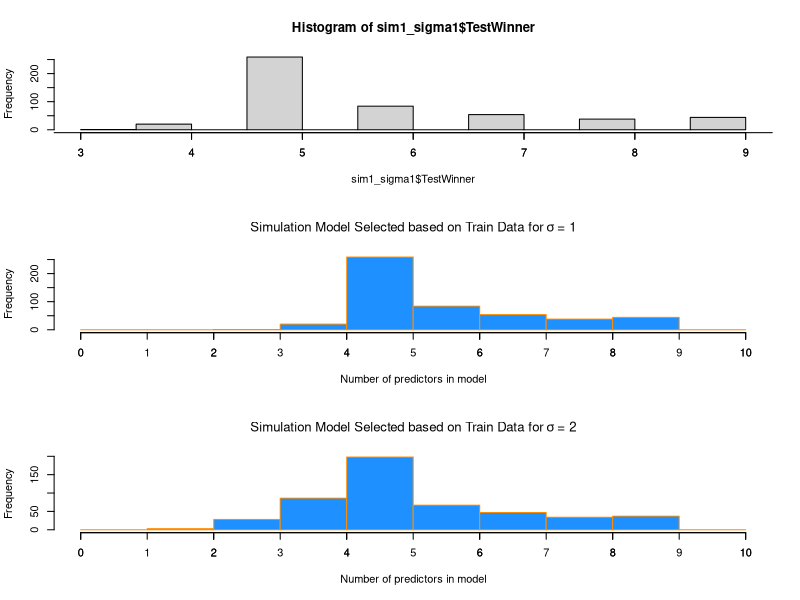
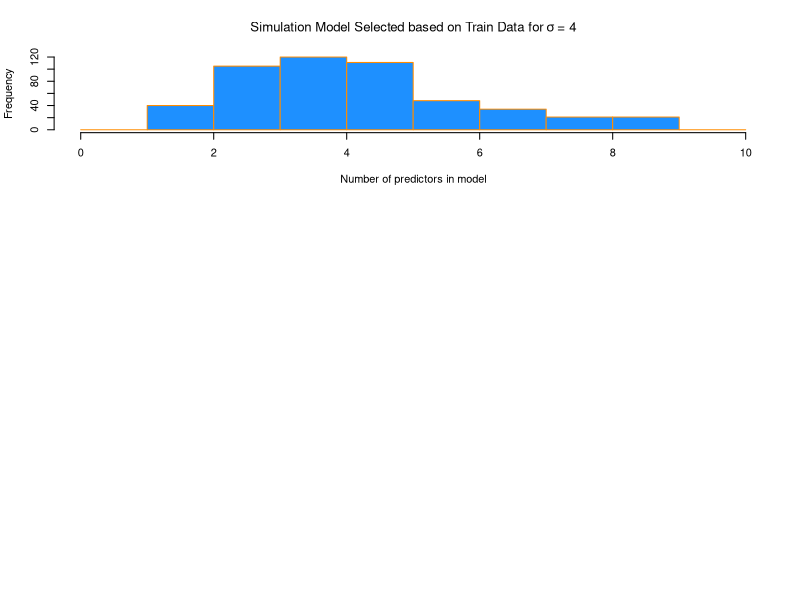
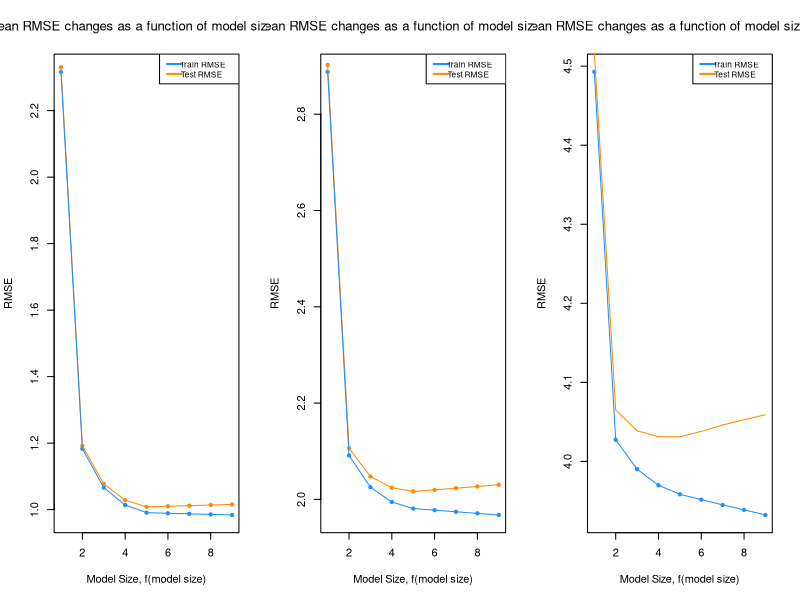

Write the R code that produced these figures, in order.
## ---- chunk 1
#set seed
birthday = 19810803
set.seed(birthday)

#set known model parameters
beta_0 = 0
beta_1 = 6
beta_2 = -3.5
beta_3 = 1.7
beta_4 = -1.1
beta_5 = 0.7
#set values of sigma for each simulation
sigma_1 = 1
sigma_2 = 2
sigma_3 = 4

num_sims = 500
sample_size_split = 300
sample_size_total = 600

library(readr)
study_2 = read_csv("study_2.csv")

x0 = rep(1, sample_size_total)
x1 = study_2$x1
x2 = study_2$x2
x3 = study_2$x3
x4 = study_2$x4
x5 = study_2$x5
x6 = study_2$x6
x7 = study_2$x7
x8 = study_2$x8
x9 = study_2$x9
y = rep(0, sample_size_total)


sim_data = data.frame(x1, x2, x3, x4, x5,x6, x7, x8, x9,  y)

get_predict = function(model, test_data){
  test_data$y - predict(model, newdata = test_data)
}

get_RMSE= function(data) {
  RMSE   = sqrt( mean(data ^ 2  ))
}

simulate2 = function(num_sims, sigma){
  RMSE_train   = matrix(0, nrow = num_sims, ncol = 9)
  RMSE_test    =  matrix(0, nrow = num_sims, ncol = 9)
  winner_test  = rep(0, num_sims)
  winner_train = rep(0, num_sims)
  
  for(i in 1:num_sims) {
      
    eps = rnorm(sample_size_total, mean = 0 , sd = sigma)
    
    sim_data$y = beta_0 * x0 + beta_1 * x1 + beta_2 * x2 + beta_3 * x3 + beta_4 * x4 + beta_5 * x5 +   eps
    
    train_index = sample(1:nrow(sim_data), sample_size_split)
    train = sim_data[train_index ,]
    test  = sim_data[-train_index ,]
    
    model_1 = lm( y ~ x1, data = train)
    model_2 = lm( y ~ x1 + x2, data = train)
    model_3 = lm( y ~ x1 + x2 + x3, data = train)
    model_4 = lm( y ~ x1 + x2 + x3 + x4, data = train)
    model_5 = lm( y ~ x1 + x2 + x3 + x4 + x5, data = train)
    model_6 = lm( y ~ x1 + x2 + x3 + x4 + x5 + x6, data = train)
    model_7 = lm( y ~ x1 + x2 + x3 + x4 + x5 + x6 + x7, data = train)
    model_8 = lm( y ~ x1 + x2 + x3 + x4 + x5 + x6 + x7 + x8, data = train)
    model_9 = lm( y ~ x1 + x2 + x3 + x4 + x5 + x6 + x7 + x8 + x9, data = train)
    
    RMSE_train[i ,] = c(get_RMSE(resid(model_1)), get_RMSE(resid(model_2)), get_RMSE(resid(model_3)), get_RMSE(resid(model_4)),
                      get_RMSE(resid(model_5)), get_RMSE(resid(model_6)), get_RMSE(resid(model_7)), get_RMSE(resid(model_8)),
                      get_RMSE(resid(model_9))
                      )

    RMSE_test[i, ] = c(get_RMSE(get_predict(model_1, test)), get_RMSE(get_predict(model_2, test)), 
                       get_RMSE(get_predict(model_3, test)), get_RMSE(get_predict(model_4, test)), 
                       get_RMSE(get_predict(model_5, test)), get_RMSE(get_predict(model_6, test)), 
                       get_RMSE(get_predict(model_7, test)), get_RMSE(get_predict(model_8, test)), 
                       get_RMSE(get_predict(model_9, test))
                       )
    winner_test[i] = which.min(RMSE_test[i, ])
    winner_train[i] = which.min(RMSE_train[i, ])
    
  }
  result = data.frame(RMSE_train, RMSE_test, winner_test, winner_train) 
  colnames(result) <- c( "TrainRMSE_M1", "TrainRMSE_M2", "TrainRMSE_M3", "TrainRMSE_M4", "TrainRMSE_M5", "TrainRMSE_M6", 
                         "TrainRMSE_M7", "TrainRMSE_M8", "TrainRMSE_M9", 
                         "TestRMSE_M1",  "TestRMSE_M2",  "TestRMSE_M3",  "TestRMSE_M4", "TestRMSE_M5", "TestRMSE_M6", "TestRMSE_M7", 
                         "TestRMSE_M8",  "TestRMSE_M9",  "TestWinner",   "TrainWinner")
  result
}

#run simulations 500 times for values of sigma: 1, 2, 4
sim1_sigma1 = simulate2(500, 1)
sim2_sigma2 = simulate2(500, 2)
sim3_sigma3 = simulate2(500, 4)
## ---- chunk 2
#Summerizing the results into a tables for each value of sigma
num_models  = 9
WinnerTest  = rep(0, 9)
WinnerTrain = rep(0, 9)
summarize_winners = function(data){
  for(i in 1: num_models){
    WinnerTest[i] = nrow(data[(data$TestWinner == i), ])
    WinnerTrain[i] = nrow(data[(data$TrainWinner == i), ])
  }
  predictorVariables = rep(1:9)
  result = data.frame(predictorVariables, WinnerTest, WinnerTrain)
  colnames(result) = c("Model Selected", "Num of Sims Model Selected base on Lowest Test RMSE", "Num of Sims Model Selected based on Lowest Train RMSE")
  result
}

## ---- chunk 3
knitr::kable(summarize_winners(sim1_sigma1), caption = "Model Winner Based on Lowest RMSE Value for $\\sigma$ = 1" )
## ---- chunk 4
knitr::kable(summarize_winners(sim2_sigma2), caption = "Model Winner Based on Lowest RMSE Value for $\\sigma$ = 2" )
## ---- chunk 5
knitr::kable(summarize_winners(sim3_sigma3), caption = "Model Winner Based on Lowest RMSE Value for $\\sigma$ = 4")
## ---- chunk 6
#setting to a 3x1
par(mfrow = c(3,1))

#plot.new()
hist(sim1_sigma1$TestWinner)

hist(sim1_sigma1$TestWinner,
     main   = expression("Simulation Model Selected based on Train Data for" ~ sigma ~ "= 1"),
     xlab   = "Number of predictors in model",
     col    = "dodgerblue",
     border = "darkorange", axis(side=1, at=seq(0,10, 1)))

hist(sim2_sigma2$TestWinner,
     main   = expression("Simulation Model Selected based on Train Data for" ~ sigma ~ "= 2"),
     xlab   = "Number of predictors in model",
     col    = "dodgerblue",
     border = "darkorange", axis(side=1, at=seq(0,10, 1)))

hist(sim3_sigma3$TestWinner,
     main   = expression("Simulation Model Selected based on Train Data for" ~ sigma ~ "= 4"),
     xlab   = "Number of predictors in model",
     col    = "dodgerblue",
     border = "darkorange", axis(side=1, at=seq(0,10, 1)))
#dev.off()
## ---- chunk 7
#summerizing data to get the means
get_means = function(data){
  end = ncol(data) -2
  model_means = rep(0, end)
  for(i in 1:end) {
    model_means[i] = mean(data[, i])
  }
  model_means
}

sim1_means = get_means(sim1_sigma1)
sim2_means = get_means(sim2_sigma2)
sim3_means = get_means(sim3_sigma3)

par(mfrow = c(1,3))
#plot for sigma = 1 RMSE Mean 
plot(sim1_means[1:9], pch = 20, col = "dodgerblue", cex = 1,
     xlab = "Model Size, f(model size)",
     ylab = "RMSE",
     main = expression("Mean RMSE changes as a function of model size" ~ sigma ~ "= 1"))
points(sim1_means[10:18], pch = 20, col = "darkorange", cex = 1)

lines(sim1_means[10:18], col = "darkorange")
lines(sim1_means[1:9],   col = "dodgerblue")

legend("topright", c("Train RMSE", "Test RMSE"), lty = c(1,1,1), lwd = 2,
       col = c("dodgerblue", "darkorange"), adj = c(0.2, 0.6), cex=0.75)


#plot for sigma = 2 RMSE Mean 
plot(sim2_means[1:9], pch = 20, col = "dodgerblue", cex = 1,
     xlab = "Model Size, f(model size)",
     ylab = "RMSE",
     main = expression("Mean RMSE changes as a function of model size" ~ sigma ~ "= 2"))
points(sim2_means[10:18], pch = 20, col = "darkorange", cex = 1)

lines(sim2_means[10:18], col = "darkorange")
lines(sim2_means[1:9],   col = "dodgerblue")

legend("topright", c("Train RMSE", "Test RMSE"), lty = c(1,1,1), lwd = 2,
       col = c("dodgerblue", "darkorange"), adj = c(0.2, 0.6), cex=0.75)

#sigma = 4
#plot for sigma = 1 RMSE Mean 
plot(sim3_means[1:9], pch = 20, col = "dodgerblue", cex = 1,
     xlab = "Model Size, f(model size)",
     ylab = "RMSE",
     main = expression("Mean RMSE changes as a function of model size" ~ sigma ~ "= 4"))
points(sim1_means[10:18], pch = 20, col = "darkorange", cex = 1)

lines(sim3_means[10:18], col = "darkorange")
lines(sim3_means[1:9],   col = "dodgerblue")

legend("topright", c("Train RMSE", "Test RMSE"), lty = c(1,1,1), lwd = 2,
       col = c("dodgerblue", "darkorange"), adj = c(0.2, 0.6), cex=0.75)


#dev.off()
